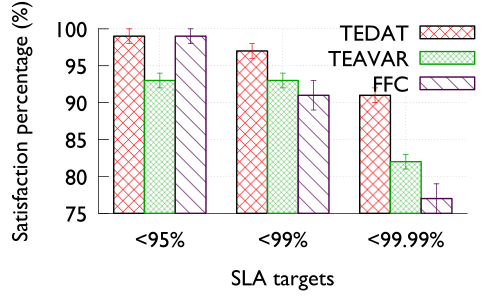

Write gnuplot code to recreate this figure.
# vim: set filetype=gnuplot :
set terminal pdfcairo font "Gill-Sans,12" linewidth 1 rounded fontscale 1.0

# Line style for axes
set style line 80 lt rgb "#808080"

# Line style for grid
set style line 81 lt 0  # dashed
set style line 81 lw 0.6 lt rgb "#808080"  # grey
set style line 82 lt rgb "black"  # grey




set xtics nomirror
set ytics nomirror

#set log x
#set mxtics 10    # Makes logscale look good.

# Line styles: try to pick pleasing colors, rather
# than strictly primary colors or hard-to-see colors
# like gnuplot's default yellow.  Make the lines thick
# so they're easy to see in small plots in papers.


set style line 1 lt rgb "red" lw 2 pt 1
set style line 2 lt rgb "#00A000" lw 02 pt 6
set style line 3 lt rgb "blue" lw 2 pt 2
set style line 4 lt rgb "#F25900" lw 2 pt 9
set style line 5 lt rgb "#500050" lw 2 pt 12 ps 1.5
set style line 6 lt rgb "#000000" lw 2 pt 13 ps 1.5


set style line 7 lt rgb "black" lw 0.6

set style arrow 1 head filled size screen 0.025,30,45
set style arrow 2 head nofilled size screen 0.03,15
set style arrow 3 head filled size screen 0.03,15,45
set style arrow 4 head filled size screen 0.03,15
set style arrow 5 heads filled size screen 0.03,15,135
set style arrow 6 head empty size screen 0.03,15,135
set style arrow 7 nohead
set style arrow 8 heads size screen 0.008,90

set dashtype 2 (6,5)
set dashtype 3 (6,5,1,5)



set style data histogram 
set style histogram errorbars gap 1.2 lw 1
set bars 0.5



set key at graph 1.05,1.05 


#set format x '%2.1t*10^{%L}'


set xlabel "SLA targets"
set ylabel "Satisfaction percentage (%)"

set grid back linestyle 81
set border 3 back linestyle 82



set output "d.pdf"






set size ratio 0.5

#set key maxrows 2
#set key top horizontal outside center
#set key samplen 1
#set key font "Gill-Sans,10" 


set xrange [-0.5:2.5]
set yrange [75:100]


plot \
	'd.txt' u 2:3:xtic(1) t "TEDAT" ls 1 fillstyle pattern 1 border rgb 'black', '' u 4:5:xtic(1) t "TEAVAR" ls 2 fillstyle pattern 2,'' u 6:7:xtic(1) t "FFC" ls 5 fillstyle pattern 4
